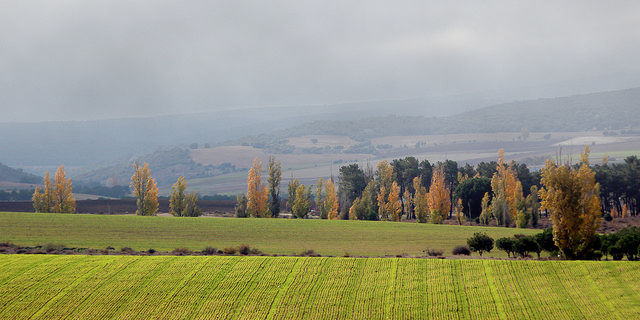
#> input picture images/middfog.jpg, 640 x 320 px
$ python main.py
#> lines starting #> are read from the running program, lines starting #| are printed output that depends on the picture; long printed decimals are rounded
# File: main.py
# Author: Alex Oarga <alexandru.oargahateg@edu.unito.it>
# Last Modified Date: 13.06.2019


import cv2
import numpy as np
from matplotlib import pyplot as plt
import itertools
import colorsys
import math


k = 0.5


def show_image(img, img2=None, img2bool=False, name='aux'):
	if img2bool:
		cv2.namedWindow('image12', cv2.WINDOW_NORMAL)
		cv2.imshow('image12',img2)
	cv2.namedWindow(name, cv2.WINDOW_NORMAL)
	#cv2.imshow('image1',img[:,:,[2,1,0]])
	cv2.imshow(name,img)
	cv2.waitKey(0)
	cv2.destroyAllWindows()


def norm_show_image(img):
	XMAX = len( img )
	YMAX = len( img[0] )
	img = np.copy(img)
	img = img*[255,255,255]
	img = img.astype(np.uint8)
	cv2.namedWindow('image1', cv2.WINDOW_NORMAL)
	#cv2.imshow('image1',img[:,:,[2,1,0]])
	cv2.waitKey(0)
	cv2.destroyAllWindows()


def restore_image(test, A, t, show):
	test = test/255

	out = ( test - A) / t
	XMAXO = len( out )
	YMAXO = len( out[0] )

	print("a",  A )
	print("t", t)

	for x in range(XMAXO):
		for y in range(YMAXO):
			[r,g,b] = out[x][y]
			[r,g,b] = [r*255,g*255,b*255]
			if r > 255:
				r = 255
			elif r < 0:
				r = 0
			if g > 255:
				g = 255
			elif g < 0:
				g = 0
			if b > 255:
				b = 255
			elif b < 0:
				b = 0
			out[x][y] = [r,g,b]

	out = out.astype(np.uint8)

	if show:
		show_image(out)


def same_depth(fog, clear, correction, show=False):
	J = clear/255
	XMAXJ = len( J )
	YMAXJ = len( J[0] )
	m = XMAXJ * YMAXJ

	I = fog/255
	XMAXI = len( I )
	YMAXI = len( I[0] )

	j_mean = np.array([np.mean(J[:,:,0]), np.mean(J[:,:,1]), np.mean(J[:,:,2])])
	i_mean = np.array([np.mean(I[:,:,0]), np.mean(I[:,:,1]), np.mean(I[:,:,2])])

	num = 0
	dem = 0
	sumxy = 0
	sumx = 0
	sumy = 0
	sumx2 = 0
	for x in range(XMAXJ):
		for y in range(YMAXJ):
			sumxy = sumxy + J[x][y]*I[x][y]
			sumx = sumx + J[x][y]
			sumy = sumy + I[x][y]
			sumx2 = sumx2 + (J[x][y]**2)
	A = ((m*sumxy)-(sumx*sumy)) / ((m*sumx2)-(sumx**2))
	A = A*correction

	t = (sumy - (A*sumx))/m

	test = cv2.imread('../images/middtest.jpg')

	restore_image(test, A, t, show)

	return A, t


def different_depth():
	# 1) Basic principles of different depth information
	fog = cv2.imread("../images/middfog.jpg")
#> fog is the input picture: shape (320, 640, 3); mean B, G, R 127.4, 149.7, 148.9
	clear = cv2.imread("../images/midd.jpg")
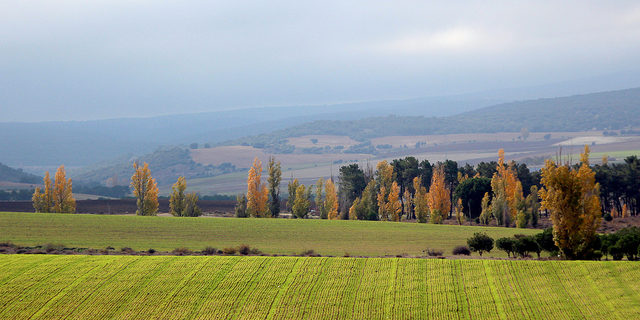
#> input picture images/midd.jpg, 640 x 320 px
#> clear is the input picture: shape (320, 640, 3); mean B, G, R 136.6, 153.1, 147.2
	fog3 = fog[80:180, 200:300]
	cv2.imwrite('f3.jpg', fog3)
	clear3 = clear[80:180, 200:300]
	cv2.imwrite('c3.jpg', clear3)
	fog2 = fog[130:230, 300:400]
	cv2.imwrite('f2.jpg', fog2)
	clear2 = clear[130:230, 300:400]
	cv2.imwrite('c2.jpg', clear2)
	fog1 = fog[210:310, 300:400]
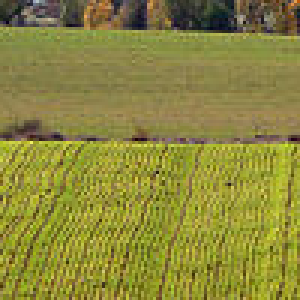
#> fog1: shape (100, 100, 3) (shown 3 times larger); mean B, G, R 59.4, 135.9, 140.1
	cv2.imwrite('f1.jpg', fog1)
	clear1 = clear[210:310, 300:400]
	cv2.imwrite('c1.jpg', clear1)

	A1, t1 = same_depth(fog1, clear1, 0.2)
#> in same_depth, `XMAXJ = len( J )`: XMAXJ = 100
#> in same_depth, `m = XMAXJ * YMAXJ`: m = 10000
#> in same_depth, `XMAXI = len( I )`: XMAXI = 100
#> in same_depth, `j_mean = np.array([np.mean(J[:,:,0]), np.mean(J[:,:,1]), np.mean(J[:,:..`: j_mean = [0.23, 0.532, 0.55]
#> in same_depth, `i_mean = np.array([np.mean(I[:,:,0]), np.mean(I[:,:,1]), np.mean(I[:,:..`: i_mean = [0.233, 0.533, 0.549]
#> after the loop in same_depth, `for x in range(XMAXJ):`: sumx = [2302.7, 5324.8, 5495.3]; sumx2 = [594.4, 3004.4, 3166.9]; sumxy = [603.3, 3007.3, 3167]; sumy = [2328.1, 5327.8, 5494.1]
#> in same_depth, `A = ((m*sumxy)-(sumx*sumy)) / ((m*sumx2)-(sumx**2))`: A = [1.05, 1.01, 1.01]
#> in same_depth, `A = A*correction`: A = [0.209, 0.202, 0.201]
#> in same_depth, `t = (sumy - (A*sumx))/m`: t = [0.185, 0.425, 0.439]
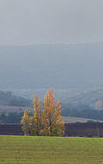
#> input picture images/middtest.jpg, 103 x 164 px
#> in same_depth, test is the input picture: shape (164, 103, 3); mean B, G, R 141.7, 143, 136.5
#> in restore_image, `XMAXO = len( out )`: XMAXO = 164
#> in restore_image, `YMAXO = len( out[0] )`: YMAXO = 103
#| a [0.2094  0.2015 0.2011]
#| t [0.1846 0.4255 0.4389]
#> after the loop in restore_image, `for x in range(XMAXO):`:
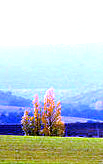
#> out: shape (164, 103, 3) float64; mean of channels 0, 1, 2 205.5, 202.8, 189.9; drawn as B, G, R
#> A1 = [0.209, 0.202, 0.201]; t1 = [0.185, 0.425, 0.439]
	A3, t3 = same_depth(fog3, clear3, 0.2)
#> call 2 of restore_image, with A = array of shape (3,), t = array of shape (3,), show = False
#| a [0.1325 0.1536 0.1666]
#| t [0.5878 0.5487 0.5241]
#> after the loop in restore_image (call 2), `for x in range(XMAXO):`:
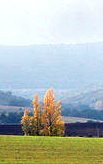
#> out: shape (164, 103, 3) float64; mean of channels 0, 1, 2 182.3, 189, 179.3; drawn as B, G, R
#> A3 = [0.133, 0.154, 0.167]; t3 = [0.588, 0.549, 0.524]

	# 2) Estimating the depth
	bt1 = -np.log(t1)
#> bt1 = [1.69, 0.855, 0.823]
	bt3 = -np.log(t3)
#> bt3 = [0.531, 0.6, 0.646]
	bt2 = bt1 + k*( bt3 - bt1 )
#> bt2 = [1.11, 0.727, 0.735]

	t2 = np.exp( -bt2 )
#> t2 = [0.329, 0.483, 0.48]
	A2 = (A1+A3)/2
#> A2 = [0.171, 0.178, 0.184]

	restore_image(fog2, A2, t2, True)
#> call 3 of restore_image, with A = array of shape (3,), t = array of shape (3,), show = True
#> in restore_image (call 3), `out = ( test - A) / t`:
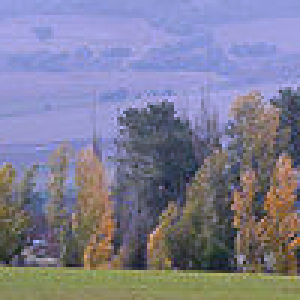
#> out: shape (100, 100, 3) float64 (shown 3 times larger); mean of channels 0, 1, 2 0.838, 0.638, 0.648; drawn with min black and max white
#> in restore_image (call 3), `XMAXO = len( out )`: XMAXO = 100
#| a [0.171 0.1776 0.1838]
#| t [0.3294 0.4832 0.4796]
#> after the loop in restore_image (call 3), `for x in range(XMAXO):`:
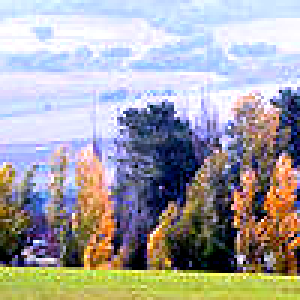
#> out: shape (100, 100, 3) float64 (shown 3 times larger); mean of channels 0, 1, 2 165.4, 163.1, 165.3; drawn as B, G, R

# different depth
different_depth()

# [5 lines of commented-out code are left out]
